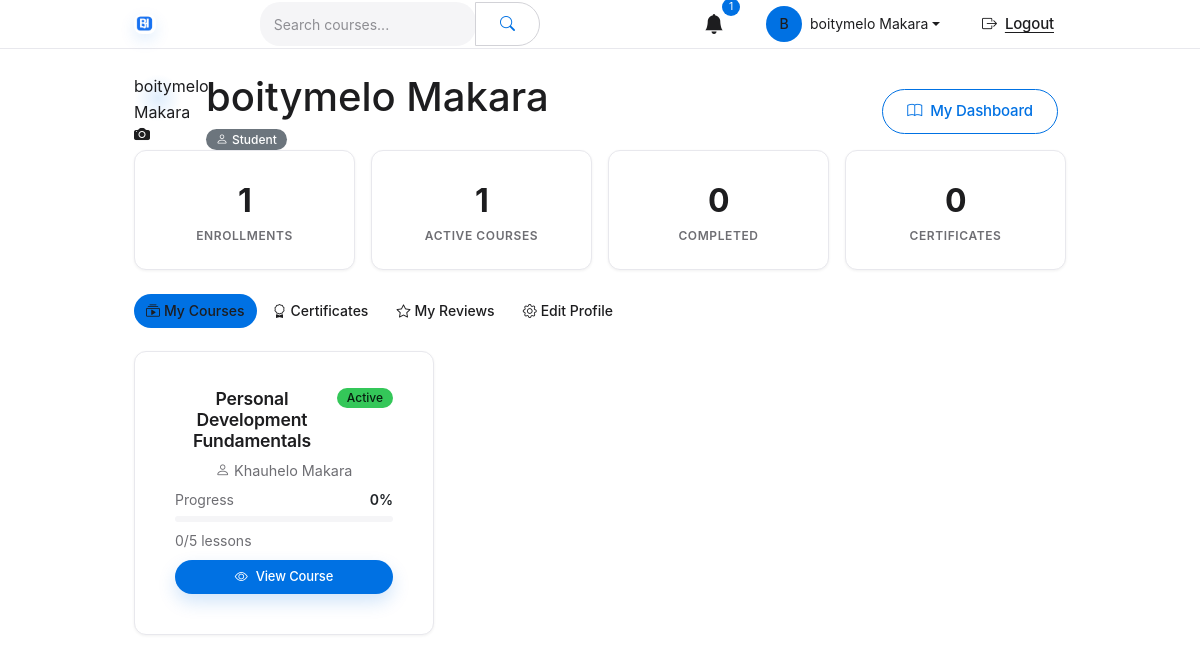
/profile/ (signed in), run on the app's committed database.
### apps/accounts/models.py (models this page shows, shortened)
class User(AbstractUser):
    email = models.EmailField(unique=True)          # override to make unique
    is_instructor = models.BooleanField(default=False)
    bio = models.TextField(blank=True)
    profile_picture = models.ImageField(upload_to='profiles/', blank=True, null=True)
    USERNAME_FIELD = 'email'
    REQUIRED_FIELDS = ['username']          # still required for createsuperuser; we auto-generate in forms

### apps/enrollments/models.py (models this page shows, shortened)
class Enrollment(models.Model):
    ENROLLMENT_STATUS = [
        ('pending', 'Pending Payment Verification'),
        ('active', 'Active'),
        ('rejected', 'Rejected'),
    ]
    user = models.ForeignKey(User, on_delete=models.CASCADE, related_name='enrollments')
    course = models.ForeignKey(Course, on_delete=models.CASCADE, related_name='enrollments')
    status = models.CharField(max_length=20, choices=ENROLLMENT_STATUS, default='pending')
    enrolled_at = models.DateTimeField(auto_now_add=True)
    completed = models.BooleanField(default=False)
    last_accessed = models.DateTimeField(null=True, blank=True)
    progress = models.FloatField(default=0.0)
    class Meta:
        unique_together = ('user', 'course')
        ordering = ['-enrolled_at']
    def total_lessons_count(self):
        return sum(section.lessons.count() for section in self.course.sections.all())
    def completed_lessons_count(self):
        return self.lesson_completions.count()

### apps/courses/models.py (models this page shows, shortened)
class Course(models.Model):
    title = models.CharField(max_length=200)
    slug = models.SlugField(unique=True)
    instructor = models.ForeignKey(User, on_delete=models.CASCADE, related_name='courses_teaching')
    category = models.ForeignKey(Category, on_delete=models.SET_NULL, null=True, related_name='courses')
    description = CKEditor5Field(config_name='extends')      # CKEditor 5
    thumbnail = models.ImageField(upload_to='courses/thumbnails/')
    price = models.DecimalField(max_digits=8, decimal_places=2, default=0.00)
    is_published = models.BooleanField(default=False)
    created_at = models.DateTimeField(auto_now_add=True)
    updated_at = models.DateTimeField(auto_now=True)

### apps/lessons/models.py (models this page shows, shortened)
class Section(models.Model):
    course = models.ForeignKey(Course, on_delete=models.CASCADE, related_name='sections')
    title = models.CharField(max_length=200)
    order = models.PositiveIntegerField(default=0)
    class Meta:
        ordering = ['order']
        unique_together = ('course', 'order')

### apps/accounts/views.py (the view, shortened to what this page needs)
# urls.py: path('profile/', ProfileView.as_view(), name='profile'),
class ProfileView(LoginRequiredMixin, TemplateView):
    template_name = 'accounts/profile.html'
    def get_context_data(self, **kwargs):
        context = super().get_context_data(**kwargs)
        user = self.request.user
        enrollments = Enrollment.objects.filter(user=user).select_related('course')
        certificates = Certificate.objects.filter(enrollment__user=user).select_related('enrollment__course')
        reviews = Review.objects.filter(user=user).select_related('course')
        active_enrollments = enrollments.filter(status='active').count()
        completed_courses = enrollments.filter(completed=True).count()
        total_certificates = certificates.count()
        form = ProfileEditForm(instance=user)
        context.update({
            'enrollments': enrollments,
            'certificates': certificates,
            'reviews': reviews,
            'active_enrollments': active_enrollments,
            'completed_courses': completed_courses,
            'total_certificates': total_certificates,
            'form': form,
        })
        return context

### templates/accounts/profile.html (shortened to what this page needs)
{% extends 'base.html' %}
{% load static %}
{% block content %}
<div class="profile-page">
    <div class="container">
        <div class="profile-header fade-in">
            <div class="row align-items-center">
                <div class="col-md-8 d-flex align-items-center gap-4">
                    <div class="profile-avatar-wrapper">
                        {% if user.profile_picture %}
                            <img src="{{ user.profile_picture.url }}" height="80px" width="80px" style="border-radius: 50%;
    object-fit: cover;
    background:
        radial-gradient(circle at 50% 50%, rgba(0, 113, 227, 0.12), rgba(255, 255, 255, 0) 70%);" alt="{{ user.get_full_name }}" class="profile-avatar">
                        {% else %}
                            <div class="profile-avatar profile-avatar-placeholder">
                                {{ user.get_full_name}}
                            </div>
                        {% endif %}
                        <label for="id_profile_picture" class="avatar-edit-btn" title="Change photo">
                            <i class="bi bi-camera-fill"></i>
                        </label>
                    </div>
                    <div>
                        <h1 class="profile-name">{{ user.get_full_name|default:"Welcome!" }}</h1>
                        <div class="d-flex align-items-center gap-2 flex-wrap">
                            {% if user.is_instructor and user.get_instructor_profile %}
                                {% if user.get_instructor_status == 'verified' %}
                                    <span class="badge bg-success"><i class="bi bi-patch-check-fill me-1"></i>Verified Instructor</span>
                                {% elif user.get_instructor_status == 'pending' %}
                                    <span class="badge bg-warning"><i class="bi bi-clock me-1"></i>Instructor (Pending)</span>
                                {% elif user.get_instructor_status == 'rejected' %}
                                    <span class="badge bg-danger"><i class="bi bi-x-circle me-1"></i>Instructor (Rejected)</span>
                                {% endif %}
                            {% elif user.is_instructor %}
                                <a href="{% url 'instructor_apply' %}" class="badge badge-link"><i class="bi bi-person-plus me-1"></i>Complete Instructor Profile</a>
                            {% else %}
                                <span class="badge bg-secondary"><i class="bi bi-person me-1"></i>Student</span>
                            {% endif %}
                        </div>
                    </div>
                </div>
                <div class="col-md-4 text-md-end mt-3 mt-md-0">
                    <a href="{% url 'student_dashboard' %}" class="btn btn-outline-primary me-2">
                        <i class="bi bi-book me-1"></i>My Dashboard
                    </a>
                </div>
            </div>
        </div>
        <div class="row g-3 mb-4 fade-in">
            <div class="col-md-3 col-6">
                <div class="stat-card">
                    <div class="stat-value">{{ enrollments|length }}</div>
                    <div class="stat-label">Enrollments</div>
                </div>
            </div>
            <div class="col-md-3 col-6">
                <div class="stat-card">
                    <div class="stat-value">{{ active_enrollments }}</div>
                    <div class="stat-label">Active Courses</div>
                </div>
            </div>
            <div class="col-md-3 col-6">
                <div class="stat-card">
                    <div class="stat-value">{{ completed_courses }}</div>
                    <div class="stat-label">Completed</div>
                </div>
            </div>
            <div class="col-md-3 col-6">
                <div class="stat-card">
                    <div class="stat-value">{{ total_certificates }}</div>
                    <div class="stat-label">Certificates</div>
                </div>
            </div>
        </div>
        <ul class="nav nav-tabs profile-tabs mb-4 fade-in" id="profileTabs" role="tablist">
            <li class="nav-item" role="presentation">
                <button class="nav-link active" id="courses-tab" data-bs-toggle="tab" data-bs-target="#courses" type="button" role="tab">
                    <i class="bi bi-collection-play me-1"></i>My Courses
                </button>
            </li>
            <li class="nav-item" role="presentation">
                <button class="nav-link" id="certificates-tab" data-bs-toggle="tab" data-bs-target="#certificates" type="button" role="tab">
                    <i class="bi bi-award me-1"></i>Certificates
                </button>
            </li>
            <li class="nav-item" role="presentation">
                <button class="nav-link" id="reviews-tab" data-bs-toggle="tab" data-bs-target="#reviews" type="button" role="tab">
                    <i class="bi bi-star me-1"></i>My Reviews
                </button>
            </li>
            <li class="nav-item" role="presentation">
                <button class="nav-link" id="settings-tab" data-bs-toggle="tab" data-bs-target="#settings" type="button" role="tab">
                    <i class="bi bi-gear me-1"></i>Edit Profile
                </button>
            </li>
        </ul>
        <div class="tab-content fade-in" id="profileTabsContent">
            <div class="tab-pane fade show active" id="courses" role="tabpanel">
                {% if enrollments %}
                    <div class="row g-3">
                        {% for enrollment in enrollments %}
                            <div class="col-md-6 col-lg-4">
                                <div class="card course-card h-100">
                                    <div class="card-body d-flex flex-column">
                                        <div class="d-flex justify-content-between align-items-start mb-2">
                                            <h5 class="card-title mb-0">{{ enrollment.course.title }}</h5>
                                            <span class="badge {% if enrollment.status == 'active' %}bg-success{% elif enrollment.status == 'pending' %}bg-warning{% else %}bg-danger{% endif %} ms-2">
                                                {{ enrollment.get_status_display }}
                                            </span>
                                        </div>
                                        {% if enrollment.course.instructor %}
                                            <p class="card-text small text-muted mb-2">
                                                <i class="bi bi-person me-1"></i>{{ enrollment.course.instructor.get_full_name|default:enrollment.course.instructor.email }}
                                            </p>
                                        {% endif %}
                                        {% if enrollment.status == 'active' %}
                                            <div class="mt-auto">
                                                <div class="d-flex justify-content-between align-items-center mb-1">
                                                    <small class="text-muted">Progress</small>
                                                    <small class="fw-semibold">{{ enrollment.progress|floatformat:0 }}%</small>
                                                </div>
                                                <div class="progress mb-2" style="height: 6px;">
                                                </div>
                                                <div class="d-flex justify-content-between">
                                                    <small class="text-muted">
                                                        {{ enrollment.completed_lessons_count }}/{{ enrollment.total_lessons_count }} lessons
                                                    </small>
                                                </div>
                                                <a href="{% url 'course_detail' enrollment.course.slug %}" class="btn btn-primary btn-sm w-100 mt-2">
                                                    <i class="bi bi-eye me-1"></i>View Course
                                                </a>
                                            </div>
                                        {% elif enrollment.status == 'pending' %}
                                            <p class="card-text small text-muted mt-2">Awaiting payment verification.</p>
                                        {% else %}
                                            <p class="card-text small text-muted mt-2">Enrollment rejected.</p>
                                        {% endif %}
                                    </div>
                                </div>
                            </div>
                        {% endfor %}
                    </div>
                {% endif %}
            </div>
        </div>
    </div>
</div>
{% endblock %}

### templates/base.html (shortened to what this page needs)
{% load static %}
{% load notification_extras %}
<!DOCTYPE html>
<html lang="en">
<head>
    <link href="https://cdn.jsdelivr.net/npm/bootstrap@5.3.0/dist/css/bootstrap.min.css" rel="stylesheet">
    <link rel="stylesheet" href="https://cdn.jsdelivr.net/npm/bootstrap-icons@1.11.0/font/bootstrap-icons.css">
    <link rel="stylesheet" href="{% static 'css/style.css' %}">
</head>
<body>
    <nav class="navbar navbar-expand-lg app-navbar">
        <div class="container">
            <a class="navbar-brand" href="{% url 'home' %}">
                <img src="{% static 'img/bh-elearning-logo.png' %}" alt="BH E-Learning" class="brand-logo">
            </a>
            <div class="collapse navbar-collapse" id="navbarNav">
                <form class="d-flex mx-auto" action="{% url 'course_list' %}" method="get" style="max-width: 400px; width: 100%;">
                    <div class="input-group">
                        <input type="text" class="form-control search-input" name="q" placeholder="Search courses..." value="{{ request.GET.q }}">
                        <button class="btn btn-outline-light" type="submit">
                            <i class="bi bi-search"></i>
                        </button>
                    </div>
                </form>
                <ul class="navbar-nav ms-auto align-items-center">
                    {% if user.is_authenticated %}
                        <li class="nav-item dropdown me-3">
                            <a class="nav-link position-relative" href="#" id="notificationDropdown" role="button" data-bs-toggle="dropdown" aria-expanded="false">
                                <i class="bi bi-bell-fill fs-5"></i>
                                {% if unread_notifications %}
                                    <span class="notification-badge">{{ unread_notifications }}</span>
                                {% endif %}
                            </a>
                        </li>
                        <li class="nav-item dropdown me-3">
                            <a class="nav-link dropdown-toggle d-flex align-items-center" href="#" id="userDropdown" role="button" data-bs-toggle="dropdown" aria-expanded="false">
                                {% if user.profile.avatar %}
                                    <img src="{{ user.profile.avatar.url }}" alt="{{ user.get_full_name }}" class="avatar me-2">
                                {% else %}
                                    <div class="avatar bg-primary text-white d-flex align-items-center justify-content-center me-2">
                                        {{ user.get_full_name|first|upper }}
                                    </div>
                                {% endif %}
                                <span class="d-none d-lg-inline">{{ user.get_full_name|default:user.username }}</span>
                            </a>
                        </li>
                        <li class="nav-item">
                            <form method="post" action="{% url 'logout' %}">
                                <button type="submit" class="nav-link btn btn-link">
                                    <i class="bi bi-box-arrow-right me-1"></i>Logout
                                </button>
                            </form>
                        </li>
                    {% endif %}
                </ul>
            </div>
        </div>
    </nav>
    <main class="py-4">
        {% block content %}
        {% endblock %}
    </main>
</body>
</html>

### data on the page
User: get_full_name|first "B", get_full_name "boitymelo Makara"
Enrollment: course "Personal Development Fundamentals", status "Active", course.instructor.get_full_name "Khauhelo Makara", progress "0", completed_lessons_count "0", total_lessons_count "5"

### other printed values
{{ unread_notifications }} "1"
{{ enrollments|length }} "1"
{{ active_enrollments }} "1"
{{ completed_courses }} "0"
{{ total_certificates }} "0"
